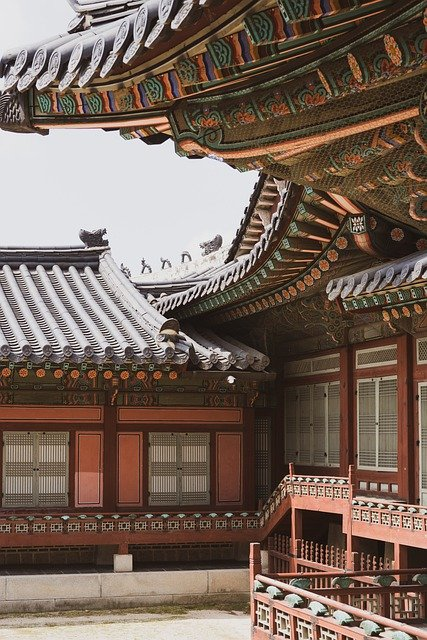
#> input picture notebooks/palace.jpg, 427 x 640 px, given in place of the camera
$ jupyter execute --allow-errors ACV_Sylvan.ipynb   (shell and % lines are left out)   (text cells are left out)
#> lines starting #> are read from the running program, lines starting #| are printed output that depends on the picture
[cell 1]
%cd C:/Users/nashw/Desktop/ACV/

[cell 2]
import cv2
import matplotlib.pyplot as plt
import numpy as np

[cell 3]
def show_image(image):
    cv2.imshow("", image)
    cv2.waitKey(0)
    cv2.destroyAllWindows()

[cell 4]
star_mask = cv2.imread("data/star_mask.jpg")

show_image(star_mask)

[cell 5]
def run_filter_on_camera(image_filter):
    cap = cv2.VideoCapture(0)

    while True:
        # Capture frame-by-frame
        ret, frame = cap.read()
#> frame is the input picture: shape (640, 427, 3); mean B, G, R 90.4, 101.5, 119.2

        # Our operations on the frame come here
        result_image = image_filter(frame)

        # Display the resulting frame
        cv2.imshow("frame", result_image)

        # We break out of the loop if the 'q' key is pressed
        if cv2.waitKey(1) & 0xFF == ord("q"):
            break

    # When everything done, release the capture
    cap.release()
    cv2.destroyAllWindows()

[cell 6]
def black_and_white(image):
    return_image = np.zeros((image.shape[0], image.shape[1], 3), np.uint8)

    gray = cv2.cvtColor(image, cv2.COLOR_BGR2GRAY)
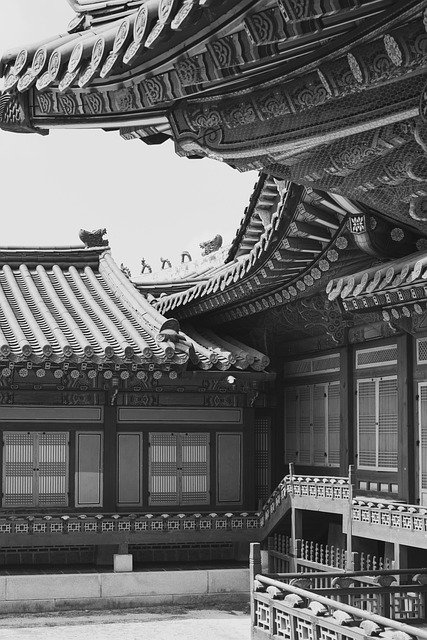
#> gray: shape (640, 427); min 0, max 255, mean 105.5

    return_image[:, :, 0] = gray
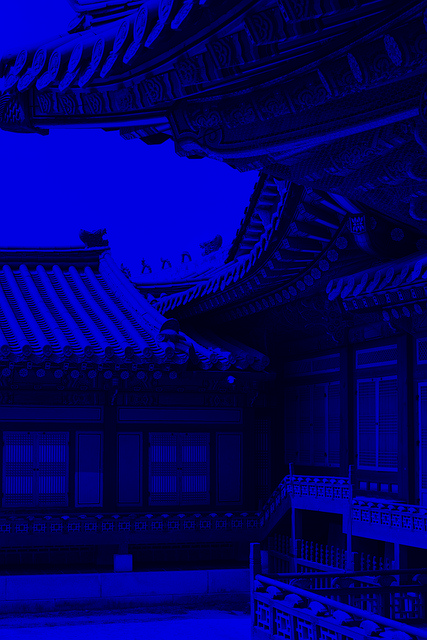
#> return_image: shape (640, 427, 3); mean of channels 0, 1, 2 105.5, 0, 0; drawn as B, G, R
    return_image[:, :, 1] = gray
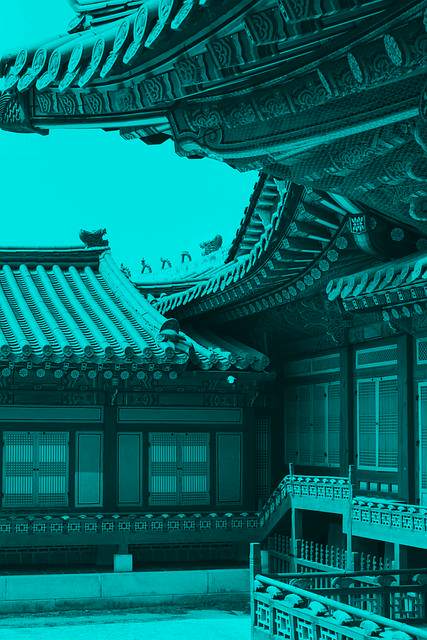
#> return_image: shape (640, 427, 3); mean of channels 0, 1, 2 105.5, 105.5, 0; drawn as B, G, R
    return_image[:, :, 2] = gray

    return return_image

[cell 7]
run_filter_on_camera(black_and_white)
#> (key q is pressed here)

[cell 8]
scalefactor = 2.5

#> (the rest of this cell did not finish here and is left out)

#> (a cell that did not finish here is left out)

#> (a cell that did not finish here is left out)

#> (a cell that did not finish here is left out)

#> (a cell that did not finish here is left out)

#> (a cell that did not finish here is left out)

#> (a cell that did not finish here is left out)

#> (a cell that did not finish here is left out)

[cell 16]
import mediapipe as mp

drawing_utils = mp.solutions.drawing_utils
drawing_styles = mp.solutions.drawing_styles

[cell 17]
# [28 lines left out: function run_filter_with_mediapipe_model, not called in this run]

[cell 18]
Holistic = mp.solutions.holistic.Holistic

[cell 19]
# [38 lines left out: function draw_holistic_results, not called in this run]

[cell 20]
run_filter_with_mediapipe_model(
    mediapipe_model=Holistic(min_detection_confidence=0.5, min_tracking_confidence=0.5),
    mediapipe_based_filter=draw_holistic_results,
)
#> (this line was passed over: mediapipe is not available in this run)

[cell 21]
SelfieSegmentation = mp.solutions.selfie_segmentation.SelfieSegmentation

[cell 22]
def draw_selfie_segmentation_mask(image, result):
    return result.segmentation_mask


run_filter_with_mediapipe_model(
    mediapipe_model=SelfieSegmentation(model_selection=0),
    mediapipe_based_filter=draw_selfie_segmentation_mask,
)
#> (this line was passed over: mediapipe is not available in this run)

#> (a cell that did not finish here is left out)

[cell 24]
# [9 lines left out: function draw_fingertips, not called in this run]

[cell 25]
run_filter_with_mediapipe_model(
    mediapipe_model=Holistic(min_detection_confidence=0.5, min_tracking_confidence=0.5),
    mediapipe_based_filter=draw_fingertips,
)
#> (this line was passed over: mediapipe is not available in this run)

$ run again, on notebooks/xmas_tree.jpg
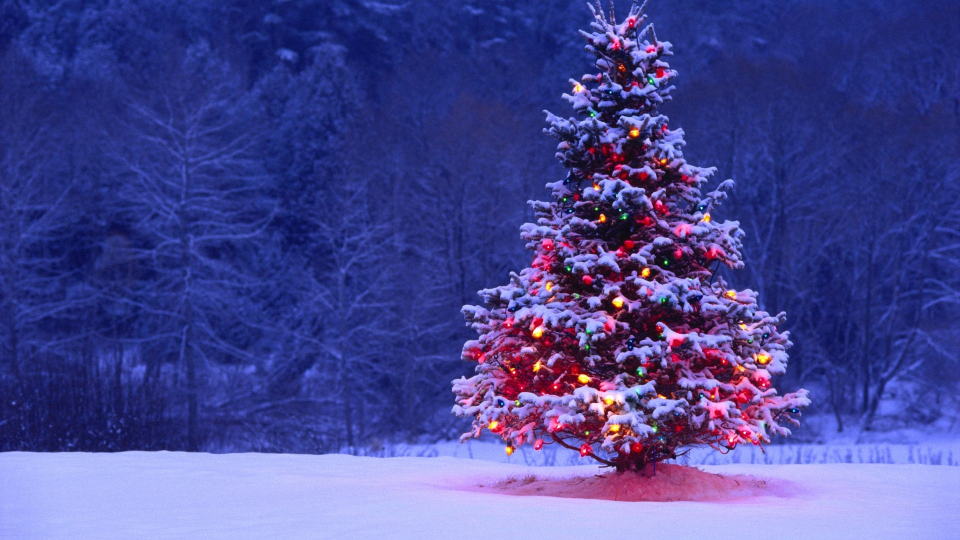
#> input picture notebooks/xmas_tree.jpg, 1920 x 1080 px, given in place of the camera (shown at 1/2 size)
#> in run_filter_on_camera, frame is the input picture: shape (1080, 1920, 3); mean B, G, R 147.5, 72.6, 73.2
#> in black_and_white, `gray = cv2.cvtColor(image, cv2.COLOR_BGR2GRAY)`:
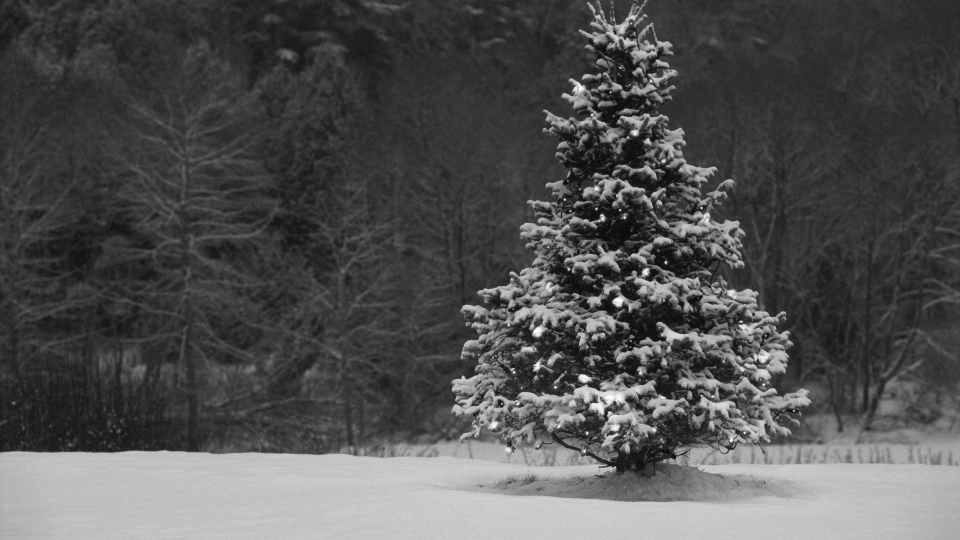
#> gray: shape (1080, 1920) (shown at 1/2 size); min 5, max 254, mean 81.4
#> in black_and_white, `return_image[:, :, 1] = gray`:
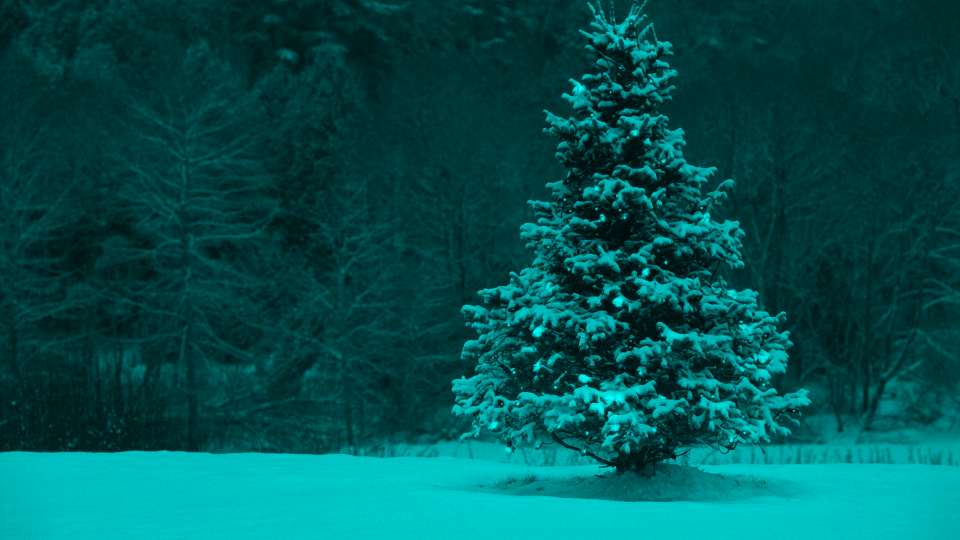
#> return_image: shape (1080, 1920, 3) (shown at 1/2 size); mean of channels 0, 1, 2 81.4, 81.4, 0; drawn as B, G, R
